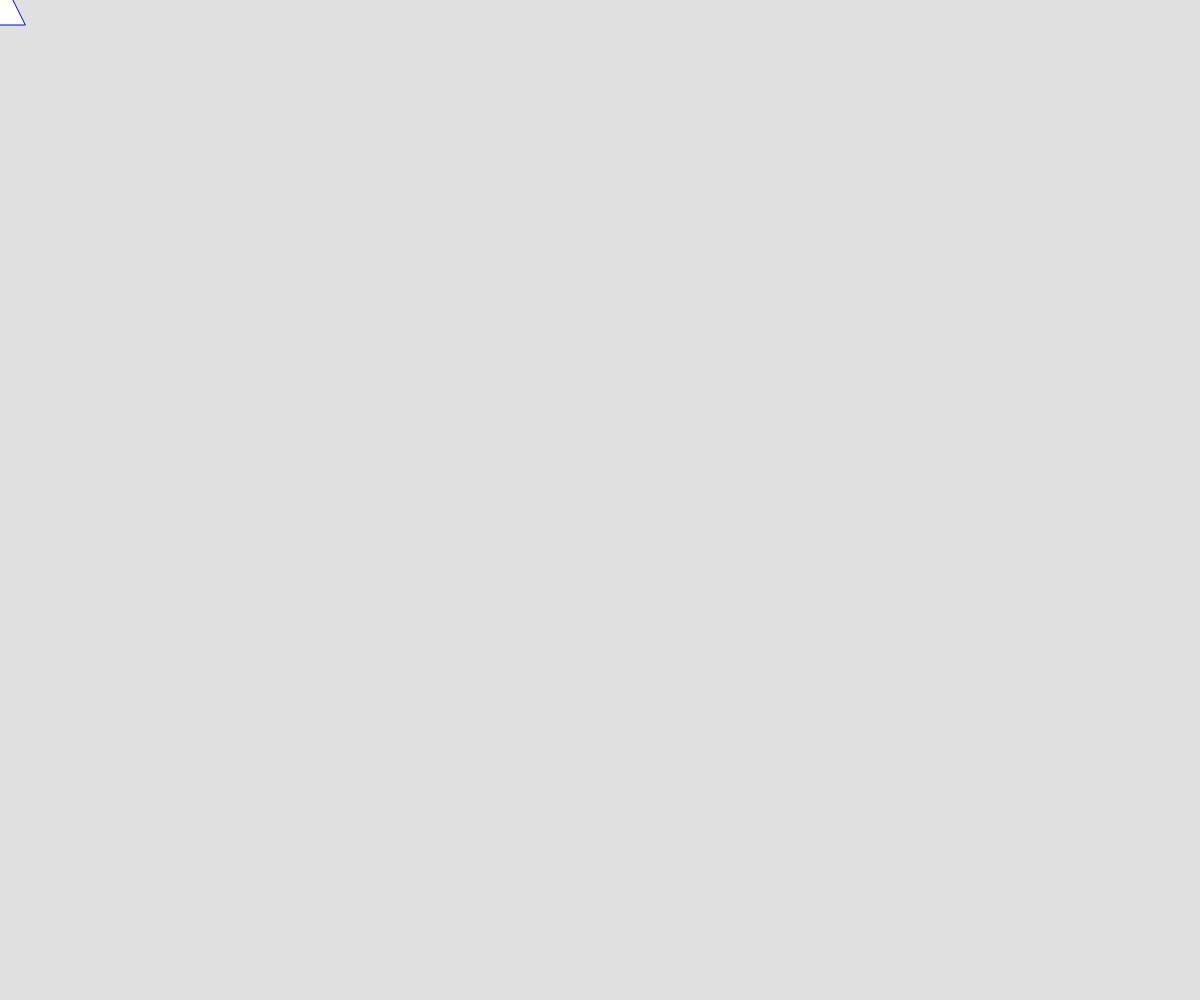
Frame 1 (no input)
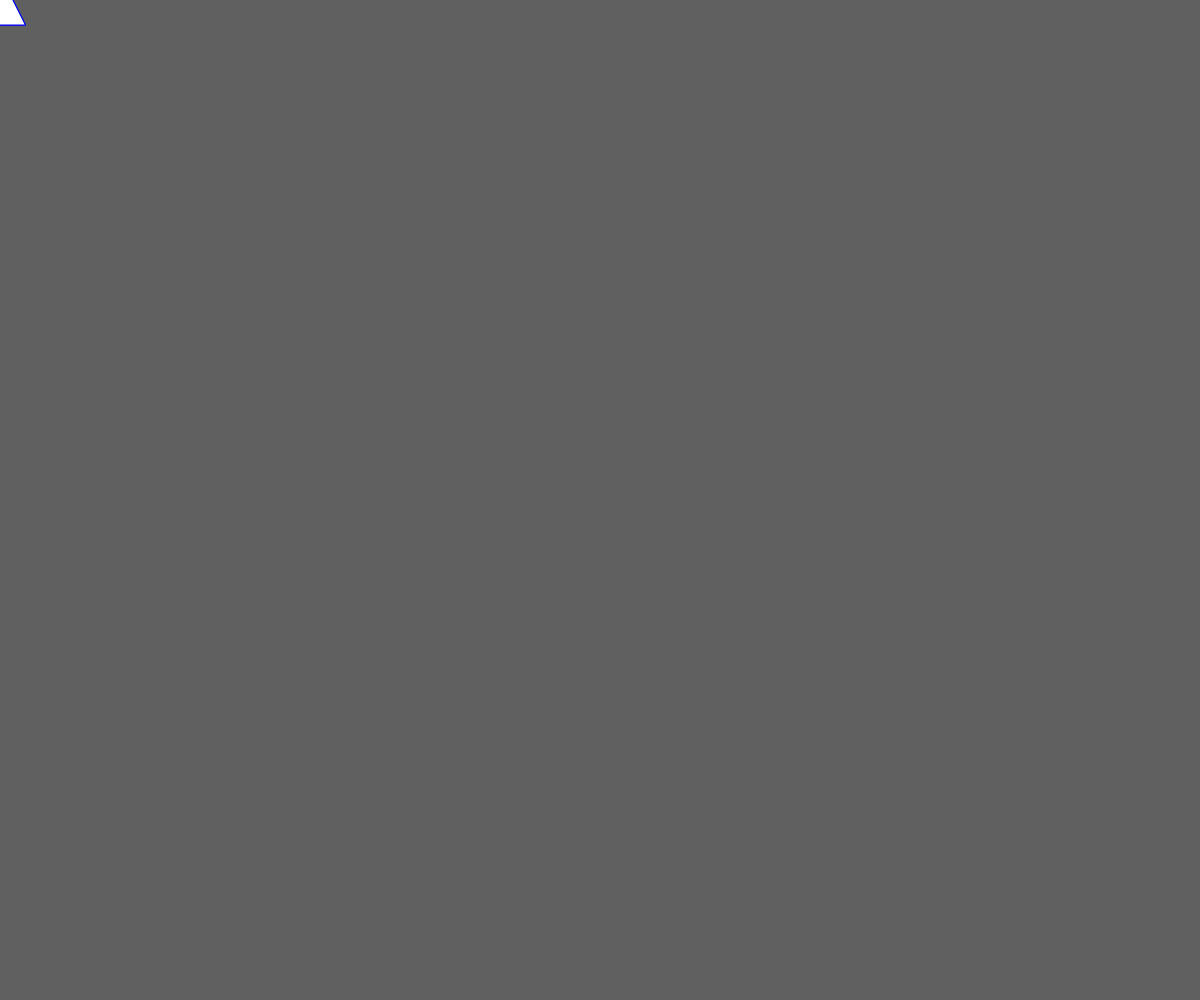
Frame 60 (no input)
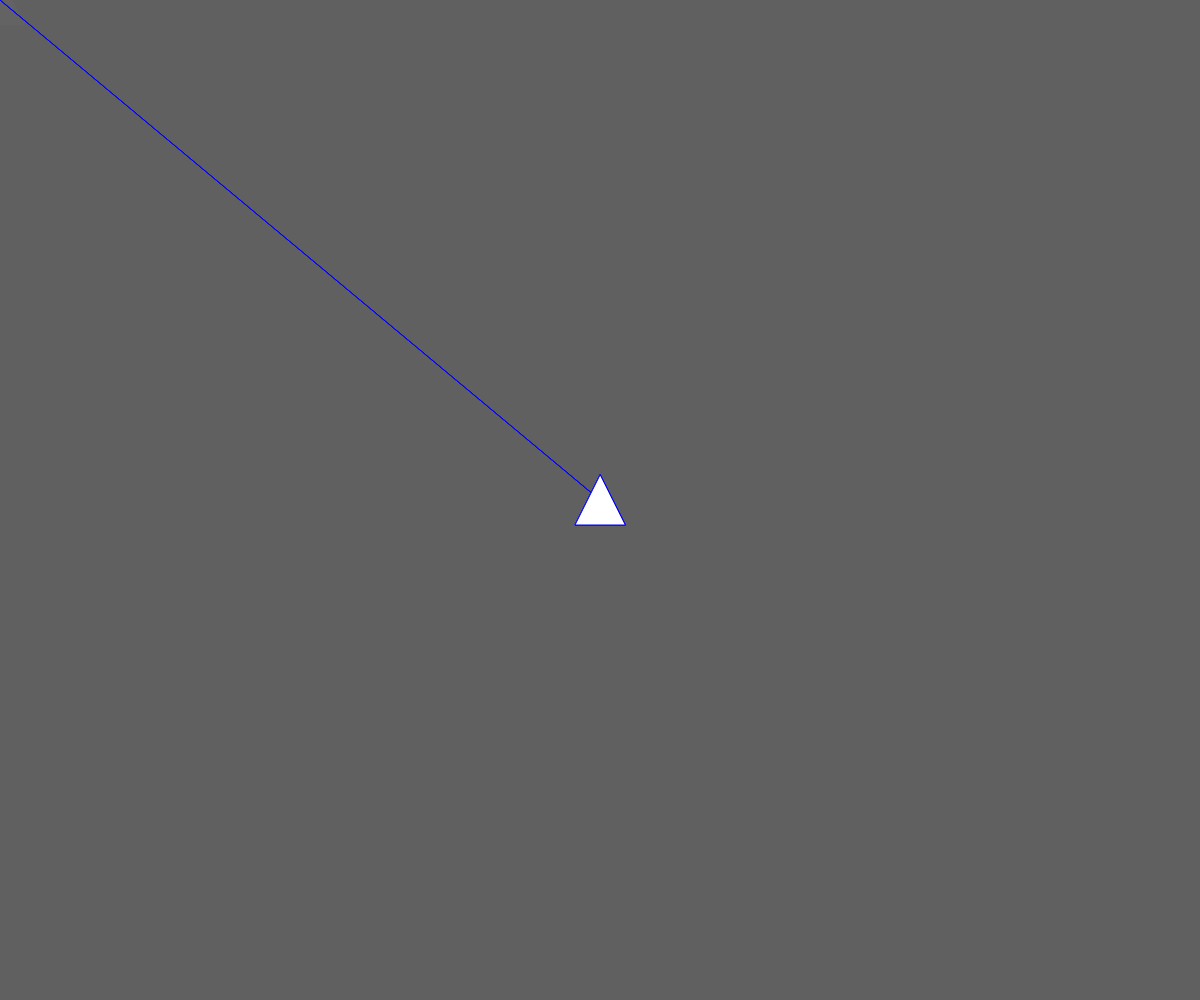
Frame 120 (the mouse pressed at the canvas centre since frame 60)

The p5.js sketch that drew these frames (run headless with seeded random() and noise() and a simulated clock; from frame 60 on, the mouse is pressed at the canvas centre):

// p5.js sketch
// ── sketch.js
function setup() {
  createCanvas(windowWidth, windowHeight);
}

function draw() {
  background(100, 50);

  noStroke();
  stroke(0, 0, 255);
  line(0, 0, mouseX, mouseY);
  //ellipse(mouseX, mouseY, 50, 50);
  triangle(mouseX, mouseY - 25, mouseX - 25, mouseY + 25, mouseX + 25, mouseY + 25);

  console.log(mouseX, mouseY);
}
